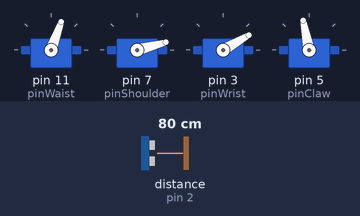
Bench run of a sketch on a simulated Arduino Uno, built with avr-gcc and run on an emulated ATmega328P. Parts: 4 × servo. Wiring (inferred from the names in the program): ultrasonic range finder: trigger pin 4; echo pin 2. The test bench sets the inputs (shaded band); at power-on: distance to the obstacle (sensor on pin 2) 80 cm. The echo pulse lasts 58.3 µs per cm; what the sketch prints to the serial monitor is not drawn.

Above: at 0.1 s.
3.3 s: distance to the obstacle (sensor on pin 2) set to 5 cm
At 4.4 s:
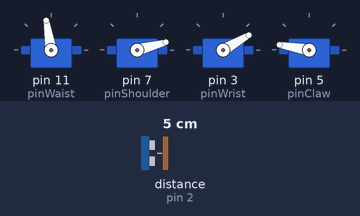
At 7.1 s:
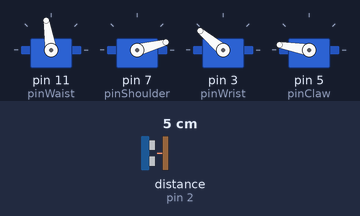
Timing chart, 0 to 23.6 s (numbered marks = the images above; inputs shaded):
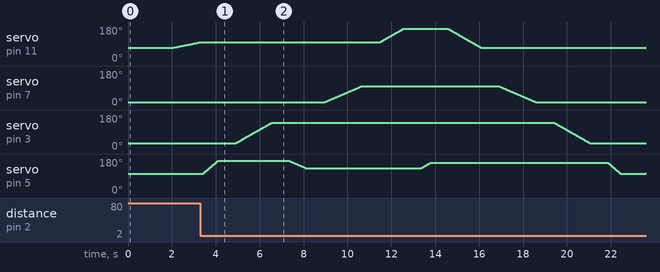

Measured:
- after the input at 3.3 s, servo on pin 7 (pinShoulder): rises from 15° to 100° in 1.7 s, then falls to 15° in 7.9 s; servo on pin 3 (pinWrist): rises from 30° to 140° in 1.7 s, then falls to 30° in 14.5 s
- by itself, servo on pin 11 (pinWaist): rises from 99° to 170° in 1.1 s, then falls to 70° in 3.6 s

The sketch:

minimal_fsm.ino
```cpp
#include <Servo.h>

Servo waistS, shoulderS, wristS, clawS;

// --- Pins ---
const int pinWaist = 11, pinShoulder = 7, pinClaw = 5, pinWrist = 3;
const int trigPin = 4, echoPin = 2;

// --- Tracking Position ---
int curW = 70, curS = 15, curWr = 30, curC = 101;
float ang1 = 70.0;
int seekDirection = 1;
float sweepSpeed = 0.35;
int distance = 0;

// --- Timing Settings ---
const int motionDelay = 800;
const int stepSpeed = 15;

// --- Helper: Smooth Movement ---
void softMove(Servo &s, int &currentPos, int targetPos, int speed) {
  while (currentPos != targetPos) {
    if (currentPos < targetPos) currentPos++;
    else currentPos--;
    s.write(currentPos);
    delay(speed);
  }
}

void grabSequence() {

  softMove(clawS, curC, 170, 10);
  delay(motionDelay);

  softMove(wristS, curWr, 140, 15);
  delay(motionDelay);

  softMove(clawS, curC, 130, 20);
  delay(motionDelay);

  softMove(shoulderS, curS, 100, 20);
  delay(motionDelay);

  int tempW = (int)ang1;
  softMove(waistS, tempW, 170, 15);
  curW = 170;
  delay(motionDelay);

  softMove(clawS, curC, 160, 15);
  delay(motionDelay);
}

void returnSequence() {
  Serial.println(">>> SEQUENCE START: RETURN");

  softMove(waistS, curW, 70, 15);
  delay(motionDelay);

  softMove(shoulderS, curS, 15, 20);
  delay(motionDelay);

  softMove(wristS, curWr, 30, 15);
  delay(motionDelay);

  softMove(clawS, curC, 101, 10);

  ang1 = 70;
  delay(1000);
}

void setup() {
  Serial.begin(9600);
  pinMode(trigPin, OUTPUT);
  pinMode(echoPin, INPUT);

  waistS.attach(pinWaist);
  shoulderS.attach(pinShoulder);
  wristS.attach(pinWrist);
  clawS.attach(pinClaw);

  // Home Start
  waistS.write(70); shoulderS.write(15);
  wristS.write(30); clawS.write(101);

  delay(2000);
}

void loop() {
  digitalWrite(trigPin, LOW); delayMicroseconds(2);
  digitalWrite(trigPin, HIGH); delayMicroseconds(10);
  digitalWrite(trigPin, LOW);
  long duration = pulseIn(echoPin, HIGH, 30000);
  distance = (duration * 0.034) / 2;

  if (distance <= 7 && distance > 3) {
           delay(100);
      grabSequence();
      returnSequence();
      distance = 99;
  }

  if (distance > 7.6 || distance == 0) {
    ang1 += (sweepSpeed * seekDirection);
    if (ang1 >= 135) { ang1 = 135; seekDirection = -1; }
    if (ang1 <= 0) { ang1 = 0; seekDirection = 1; }

    waistS.writeMicroseconds(map(ang1, 0, 180, 544, 2400));
    curW = (int)ang1;
  }
  delay(10);
}
```
